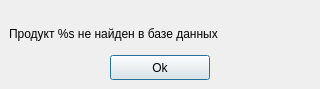
<?xml version="1.0" encoding="UTF-8"?>
<ui version="4.0">
 <class>NotFound</class>
 <widget class="QMainWindow" name="NotFound">
  <property name="geometry">
   <rect>
    <x>0</x>
    <y>0</y>
    <width>320</width>
    <height>89</height>
   </rect>
  </property>
  <property name="minimumSize">
   <size>
    <width>320</width>
    <height>89</height>
   </size>
  </property>
  <property name="windowTitle">
   <string>Ошибка!</string>
  </property>
  <widget class="QWidget" name="centralwidget">
   <property name="minimumSize">
    <size>
     <width>320</width>
     <height>89</height>
    </size>
   </property>
   <layout class="QGridLayout" name="gridLayout">
    <item row="0" column="0">
     <widget class="QLabel" name="label">
      <property name="minimumSize">
       <size>
        <width>0</width>
        <height>50</height>
       </size>
      </property>
      <property name="maximumSize">
       <size>
        <width>16777215</width>
        <height>50</height>
       </size>
      </property>
      <property name="text">
       <string>&lt;html&gt;&lt;head/&gt;&lt;body&gt;&lt;p align=&quot;justify&quot;&gt;Продукт %s не найден в базе данных&lt;/p&gt;&lt;/body&gt;&lt;/html&gt;</string>
      </property>
      <property name="alignment">
       <set>Qt::AlignCenter</set>
      </property>
     </widget>
    </item>
    <item row="1" column="0">
     <layout class="QHBoxLayout" name="horizontalLayout">
      <item>
       <spacer name="horizontalSpacer">
        <property name="orientation">
         <enum>Qt::Horizontal</enum>
        </property>
        <property name="sizeHint" stdset="0">
         <size>
          <width>40</width>
          <height>20</height>
         </size>
        </property>
       </spacer>
      </item>
      <item>
       <widget class="QPushButton" name="okbut">
        <property name="sizePolicy">
         <sizepolicy hsizetype="Fixed" vsizetype="Fixed">
          <horstretch>0</horstretch>
          <verstretch>0</verstretch>
         </sizepolicy>
        </property>
        <property name="minimumSize">
         <size>
          <width>100</width>
          <height>25</height>
         </size>
        </property>
        <property name="maximumSize">
         <size>
          <width>100</width>
          <height>25</height>
         </size>
        </property>
        <property name="text">
         <string>Ok</string>
        </property>
        <property name="default">
         <bool>true</bool>
        </property>
       </widget>
      </item>
      <item>
       <spacer name="horizontalSpacer_2">
        <property name="orientation">
         <enum>Qt::Horizontal</enum>
        </property>
        <property name="sizeHint" stdset="0">
         <size>
          <width>40</width>
          <height>20</height>
         </size>
        </property>
       </spacer>
      </item>
     </layout>
    </item>
    <item row="2" column="0">
     <spacer name="verticalSpacer">
      <property name="orientation">
       <enum>Qt::Vertical</enum>
      </property>
      <property name="sizeHint" stdset="0">
       <size>
        <width>20</width>
        <height>40</height>
       </size>
      </property>
     </spacer>
    </item>
   </layout>
  </widget>
 </widget>
 <resources/>
 <connections/>
</ui>
